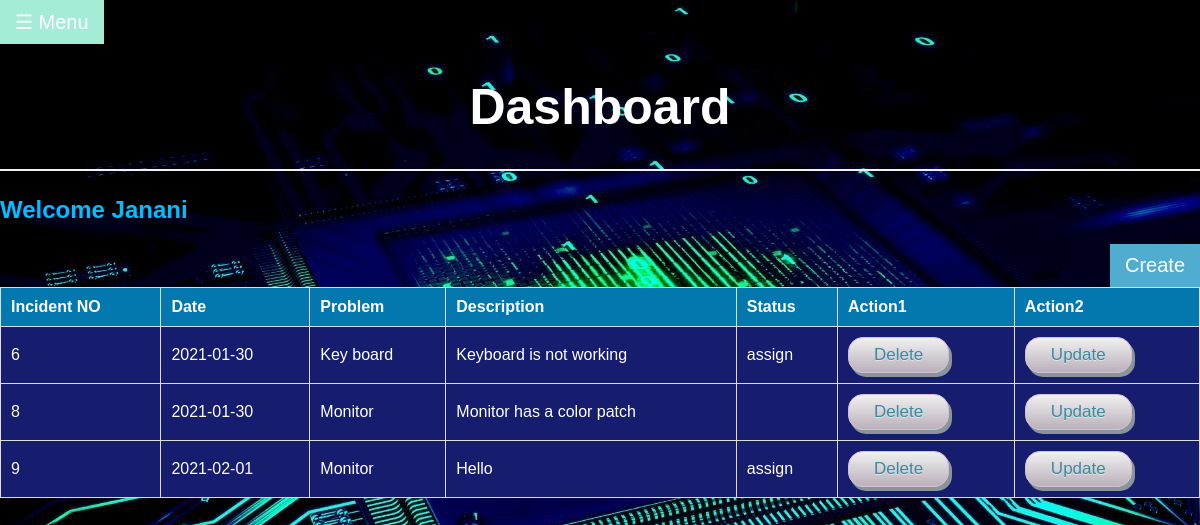
The app's page /dashboard/dashboard1.php (signed in) with its own data.
### tables this page shows
CREATE TABLE IF NOT EXISTS `incident` (
  `incident_number` int(11) NOT NULL AUTO_INCREMENT,
  `customer_id` varchar(60) NOT NULL,
  `date` date NOT NULL,
  `problem` varchar(70) NOT NULL,
  `description` varchar(400) NOT NULL,
  PRIMARY KEY (`incident_number`),
  KEY `incident_ibfk_1` (`customer_id`)
);

CREATE TABLE IF NOT EXISTS `answers` (
  `Incident_number` int(20) NOT NULL AUTO_INCREMENT,
  `employee_id` varchar(60) NOT NULL,
  `customer_id` varchar(60) NOT NULL,
  `answer` varchar(400) NOT NULL,
  `status` varchar(20) NOT NULL,
  PRIMARY KEY (`Incident_number`),
  KEY `customer_id` (`customer_id`),
  KEY `employee_id` (`employee_id`)
);

### dashboard/dashboard1.php (the view, shortened to what this page needs)
<?php
    include_once 'connect.php';
    $result = mysqli_query($conn,"SELECT * FROM incident where customer_id='".$_SESSION['username']."'");
?>
<html>
    <head>
        <link rel="stylesheet" type="text/css" href="dashboard.css">
    </head>
    <body class="body1">
          <button class="openbtn" onclick="openNav()">☰ Menu</button>
          <h1 class="h1c">Dashboard</h1>
          <hr>
            <h2><?php
                     if(isset($_SESSION['username']))
                     {
                         echo 'Welcome ' .$_SESSION['username'];
                     }
            ?></h2>
          <button class="createbtn" onclick="openForm()">Create</button>
        <div class="details1">
            <table class="details">
                <tr>
                    <th>Incident NO </th>
                    <th>Date</th>
                    <th>Problem</th>
                    <th>Description</th>
                    <th>Status</th>
                    <th>Action1</th>
                    <th>Action2</th>
                </tr>
                <?php
                        while($row = mysqli_fetch_array($result)) {
                    ?>
                        <tr class="details2">
                        <td><?php echo $row["incident_number"]; ?></td>
                        <td><?php echo $row["date"]; ?></td>
                        <td><?php echo $row["problem"]; ?></td>
                        <td><?php echo $row["description"]; ?></td>
                        <td>
                        <?php
                                $result3 = mysqli_query($conn,"SELECT status FROM answers where incident_number='".$row["incident_number"]."' ");
                                $row3 = mysqli_fetch_array($result3);
                                echo $row3["status"];
                            ?>
                        </td>
                        <td><a href="delete-process.php?incident_number=<?php echo $row["incident_number"]; ?>"><button class="detail">Delete</button></a></td>
                        <td><script src="updateform1.js"></script><button class="detail" onclick="updateForm()">Update</button></td>
                        </tr>
                    <?php
                    }
                    ?>
            </table>
    </body>
</html>

### dashboard/dashboard.css (style rules this page uses)
body { margin:0; padding:0; background-size:cover; background-position:center; font-family:sans-serif; }
h2 { color: deepskyblue; }
.openbtn { font-size: 20px; cursor: pointer; background-color: #51adcf; color: white; padding: 10px 15px; border: none; }
.h1c { text-align: center; color:#ffffff; font-size: 50px; }
.createbtn { font-size: 20px; cursor: pointer; background-color: #51adcf; color: white; padding: 10px 15px; border: none; float:right; }
hr { border: 1px solid #f1f1f1; margin-bottom: 25px; }
a { color: dodgerblue; }
.details { font-family: Arial, Helvetica, sans-serif; border-collapse: collapse; width: 100%; }
.details th { padding-top: 12px; padding-bottom: 12px; text-align: left; background-color: #0278ae; color: white; }
.details tr { padding-top: 12px; padding-bottom: 12px; text-align: left; background-color: #161d6f; color: white; }
.details th,.details td { border:1px solid #ddd; padding: 10px; text-align: justify; }
.details1 { width: 100%; }
.detail { box-shadow: 3px 4px 0px 0px #899599; background:linear-gradient(to bottom, #ededed 5%, #bab1ba 100%); background-color:#ededed; border-radius:15px; border:1px solid #d6bcd6; display:inline-block; cursor:pointer; color:#3a8a9e; font-family:Arial; font-size:17px; padding:7px 25px; text-decoration:none; text-shadow:0px 1px 0px #e1e2ed; }

### dashboard/dashboard1.php (style rules this page uses)
body { background: url('../home/images/bg3.jpg'); }

### records on screen
incident: incident_number "6", date "2021-01-30", problem "Key board", description "Keyboard is not working", answers.status "assign"
incident: incident_number "8", date "2021-01-30", problem "Monitor", description "Monitor has a color patch"
incident: incident_number "9", date "2021-02-01", problem "Monitor", description "Hello", answers.status "assign"

### other values on screen
$_SESSION['username'] "Janani"
